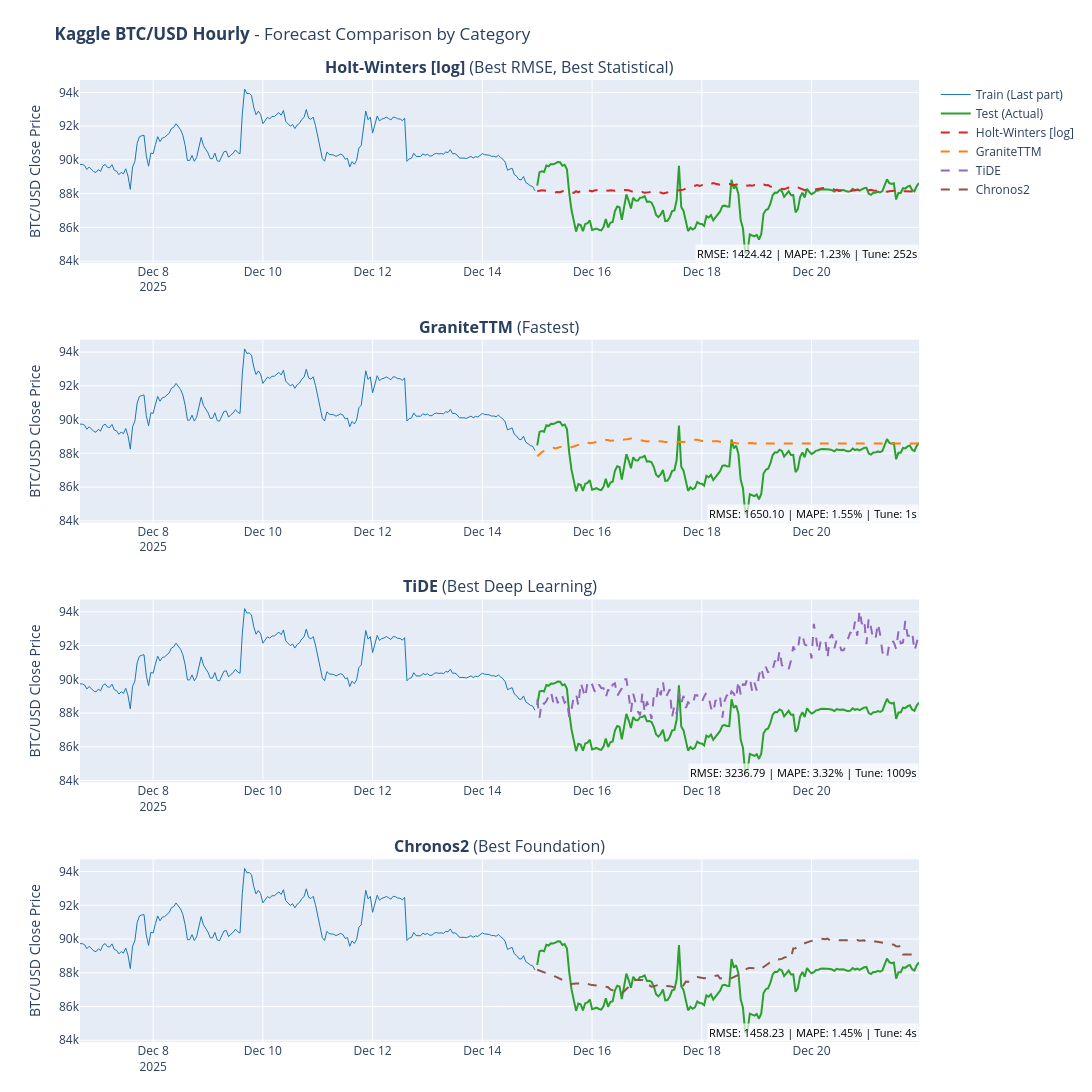

Here is the notebook cell this chart was saved with:
### Code cell
# 13. Visualize Final Predictions with Best and Fastest Models

fig = plot_forecast_comparison(
    train,
    test,
    final_predictions,
    DATASET_NAME,
    target_column=DATASET_CONFIG.get("target_column"),
    value_unit=DATASET_CONFIG.get("value_unit"),
)
if fig:
    fig.show()
else:
    print("No predictions to visualize.")

### Figure 1 — Plotly figure (JSON) as saved in the notebook; plotly's stock layout.template omitted (floating-point values rounded to 4 significant figures; data arrays with more than 128 entries replaced by an {"elided": "..."} marker saying what was removed)
{"data": [{"hovertemplate": "<b>Train</b><br>Date: %{x}<br>Value: %{y:.2f}<extra></extra>", "line": {"color": "#1f77b4", "width": 1}, "mode": "lines", "name": "Train (Last part)", "showlegend": true, "type": "scatter", "x": {"elided": "200 str values"}, "xaxis": "x", "y": {"elided": "200 float values"}, "yaxis": "y"}, {"hovertemplate": "<b>Actual</b><br>Date: %{x}<br>Value: %{y:.2f}<extra></extra>", "line": {"color": "#2ca02c", "width": 2}, "mode": "lines", "name": "Test (Actual)", "showlegend": true, "type": "scatter", "x": {"elided": "168 str values"}, "xaxis": "x", "y": {"elided": "168 float values"}, "yaxis": "y"}, {"hovertemplate": "<b>Holt-Winters [log]</b><br>Roles: Best RMSE, Best Statistical<br>Date: %{x}<br>Pred: %{y:.2f}<extra></extra>", "line": {"color": "#d62728", "dash": "dash", "width": 2}, "mode": "lines", "name": "Holt-Winters [log]", "showlegend": true, "type": "scatter", "x": {"elided": "168 str values"}, "xaxis": "x", "y": {"elided": "168 float values"}, "yaxis": "y"}, {"hovertemplate": "<b>Train</b><br>Date: %{x}<br>Value: %{y:.2f}<extra></extra>", "line": {"color": "#1f77b4", "width": 1}, "mode": "lines", "name": "Train (Last part)", "showlegend": false, "type": "scatter", "x": {"elided": "200 str values"}, "xaxis": "x2", "y": {"elided": "200 float values"}, "yaxis": "y2"}, {"hovertemplate": "<b>Actual</b><br>Date: %{x}<br>Value: %{y:.2f}<extra></extra>", "line": {"color": "#2ca02c", "width": 2}, "mode": "lines", "name": "Test (Actual)", "showlegend": false, "type": "scatter", "x": {"elided": "168 str values"}, "xaxis": "x2", "y": {"elided": "168 float values"}, "yaxis": "y2"}, {"hovertemplate": "<b>GraniteTTM</b><br>Roles: Fastest<br>Date: %{x}<br>Pred: %{y:.2f}<extra></extra>", "line": {"color": "#ff7f0e", "dash": "dash", "width": 2}, "mode": "lines", "name": "GraniteTTM", "showlegend": true, "type": "scatter", "x": {"elided": "168 str values"}, "xaxis": "x2", "y": {"elided": "168 float values"}, "yaxis": "y2"}, {"hovertemplate": "<b>Train</b><br>Date: %{x}<br>Value: %{y:.2f}<extra></extra>", "line": {"color": "#1f77b4", "width": 1}, "mode": "lines", "name": "Train (Last part)", "showlegend": false, "type": "scatter", "x": {"elided": "200 str values"}, "xaxis": "x3", "y": {"elided": "200 float values"}, "yaxis": "y3"}, {"hovertemplate": "<b>Actual</b><br>Date: %{x}<br>Value: %{y:.2f}<extra></extra>", "line": {"color": "#2ca02c", "width": 2}, "mode": "lines", "name": "Test (Actual)", "showlegend": false, "type": "scatter", "x": {"elided": "168 str values"}, "xaxis": "x3", "y": {"elided": "168 float values"}, "yaxis": "y3"}, {"hovertemplate": "<b>TiDE</b><br>Roles: Best Deep Learning<br>Date: %{x}<br>Pred: %{y:.2f}<extra></extra>", "line": {"color": "#9467bd", "dash": "dash", "width": 2}, "mode": "lines", "name": "TiDE", "showlegend": true, "type": "scatter", "x": {"elided": "168 str values"}, "xaxis": "x3", "y": {"elided": "168 float values"}, "yaxis": "y3"}, {"hovertemplate": "<b>Train</b><br>Date: %{x}<br>Value: %{y:.2f}<extra></extra>", "line": {"color": "#1f77b4", "width": 1}, "mode": "lines", "name": "Train (Last part)", "showlegend": false, "type": "scatter", "x": {"elided": "200 str values"}, "xaxis": "x4", "y": {"elided": "200 float values"}, "yaxis": "y4"}, {"hovertemplate": "<b>Actual</b><br>Date: %{x}<br>Value: %{y:.2f}<extra></extra>", "line": {"color": "#2ca02c", "width": 2}, "mode": "lines", "name": "Test (Actual)", "showlegend": false, "type": "scatter", "x": {"elided": "168 str values"}, "xaxis": "x4", "y": {"elided": "168 float values"}, "yaxis": "y4"}, {"hovertemplate": "<b>Chronos2</b><br>Roles: Best Foundation<br>Date: %{x}<br>Pred: %{y:.2f}<extra></extra>", "line": {"color": "#8c564b", "dash": "dash", "width": 2}, "mode": "lines", "name": "Chronos2", "showlegend": true, "type": "scatter", "x": {"elided": "168 str values"}, "xaxis": "x4", "y": {"elided": "168 float values"}, "yaxis": "y4"}], "layout": {"annotations": [{"font": {"size": 16}, "showarrow": false, "text": "<b>Holt-Winters [log]</b> (Best RMSE, Best Statistical)", "x": 0.5, "xanchor": "center", "xref": "paper", "y": 1, "yanchor": "bottom", "yref": "paper"}, {"font": {"size": 16}, "showarrow": false, "text": "<b>GraniteTTM</b> (Fastest)", "x": 0.5, "xanchor": "center", "xref": "paper", "y": 0.73, "yanchor": "bottom", "yref": "paper"}, {"font": {"size": 16}, "showarrow": false, "text": "<b>TiDE</b> (Best Deep Learning)", "x": 0.5, "xanchor": "center", "xref": "paper", "y": 0.46, "yanchor": "bottom", "yref": "paper"}, {"font": {"size": 16}, "showarrow": false, "text": "<b>Chronos2</b> (Best Foundation)", "x": 0.5, "xanchor": "center", "xref": "paper", "y": 0.19, "yanchor": "bottom", "yref": "paper"}, {"bgcolor": "rgba(255,255,255,0.7)", "font": {"color": "black", "size": 11}, "showarrow": false, "text": "RMSE: 1424.42 | MAPE: 1.23% | Tune: 252s", "x": 1, "xanchor": "right", "xref": "x domain", "y": 0, "yanchor": "bottom", "yref": "y domain"}, {"bgcolor": "rgba(255,255,255,0.7)", "font": {"color": "black", "size": 11}, "showarrow": false, "text": "RMSE: 1650.10 | MAPE: 1.55% | Tune: 1s", "x": 1, "xanchor": "right", "xref": "x2 domain", "y": 0, "yanchor": "bottom", "yref": "y2 domain"}, {"bgcolor": "rgba(255,255,255,0.7)", "font": {"color": "black", "size": 11}, "showarrow": false, "text": "RMSE: 3236.79 | MAPE: 3.32% | Tune: 1009s", "x": 1, "xanchor": "right", "xref": "x3 domain", "y": 0, "yanchor": "bottom", "yref": "y3 domain"}, {"bgcolor": "rgba(255,255,255,0.7)", "font": {"color": "black", "size": 11}, "showarrow": false, "text": "RMSE: 1458.23 | MAPE: 1.45% | Tune: 4s", "x": 1, "xanchor": "right", "xref": "x4 domain", "y": 0, "yanchor": "bottom", "yref": "y4 domain"}], "height": 1200, "margin": {"b": 50, "t": 80}, "showlegend": true, "title": {"text": "<b>Kaggle BTC/USD Hourly</b> - Forecast Comparison by Category"}, "width": 1700, "xaxis": {"anchor": "y", "domain": [0, 1]}, "xaxis2": {"anchor": "y2", "domain": [0, 1]}, "xaxis3": {"anchor": "y3", "domain": [0, 1]}, "xaxis4": {"anchor": "y4", "domain": [0, 1]}, "yaxis": {"anchor": "x", "domain": [0.81, 1], "title": {"text": "BTC/USD Close Price"}}, "yaxis2": {"anchor": "x2", "domain": [0.54, 0.73], "title": {"text": "BTC/USD Close Price"}}, "yaxis3": {"anchor": "x3", "domain": [0.27, 0.46], "title": {"text": "BTC/USD Close Price"}}, "yaxis4": {"anchor": "x4", "domain": [0, 0.19], "title": {"text": "BTC/USD Close Price"}}}}
